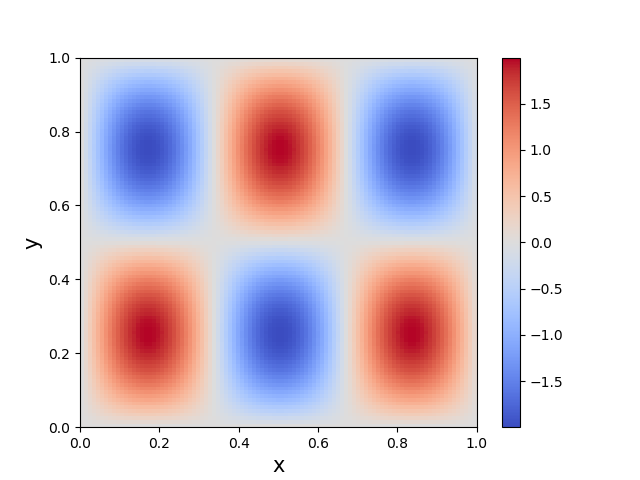

Here is the Python script that generated this plot:
"""
量子力学での二次元量子箱で正方形領域の場合の波動関数のプロットです.
numpy,matplotlibが必要です.
"""

from mpl_toolkits.mplot3d import Axes3D
import matplotlib.pyplot as plt
import numpy as np

###量子数の入力
print("enter n and l")
n = list(map(int,input().split()))

###平面にプロットする数
PLOT_N = 100

fig = plt.figure()
ax = fig.add_subplot(111)

x = y = np.linspace(0,1,PLOT_N)
X,Y = np.meshgrid(x,y)
PSI = np.sqrt(4)*np.sin(n[0]*np.pi*X)*np.sin(n[1]*np.pi*Y)

plt.xlabel('x', fontsize=15)
plt.ylabel('y', fontsize=15)
plt.pcolormesh(X, Y, PSI, cmap='coolwarm')
plt.colorbar (orientation="vertical") 
plt.show()
